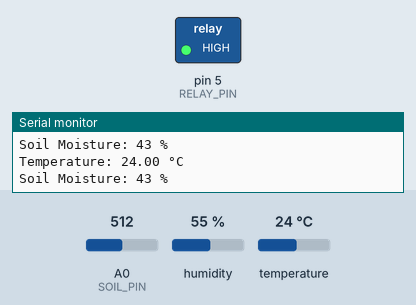
A sketch run on a simulated Arduino Uno, built with avr-gcc and run on an emulated ATmega328P. Parts: switched loads named in the sketch (green lamp = pin HIGH), the last lines printed to the serial monitor. The inputs (shaded band) are chosen by the test bench; at power-on: temperature 24 °C, A0 (SOIL_PIN) = 512, humidity 55 %.

Above: at 2.8 s.
2.9 s: temperature set to 35 °C
5.6 s: temperature set to 38 °C
At 7.2 s:
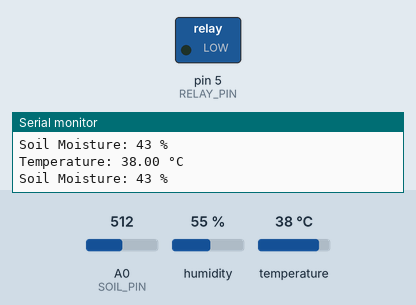
8.3 s: temperature set to 12 °C
At 10.9 s:
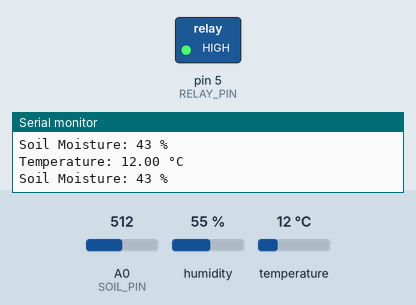
11.6 s: temperature set to 41 °C
At 13.3 s:
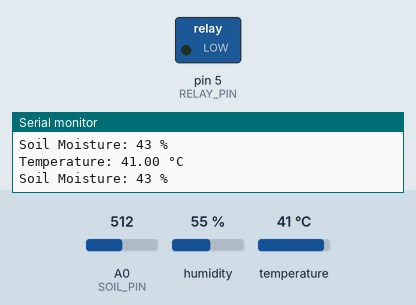
Timing chart, 0 to 14.8 s (numbered marks = the images above; inputs shaded):
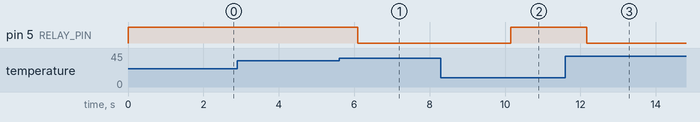

The sketch:

sketch_jun20c.ino
```cpp
#include <DHT.h>

#define DHTPIN 2          // GPIO2 (D4)
#define DHTTYPE DHT11
#define SOIL_PIN A0       // Analog pin
#define RELAY_PIN 5       // GPIO5 (D1)

DHT dht(DHTPIN, DHTTYPE);

void setup() {
  pinMode(RELAY_PIN, OUTPUT);
  digitalWrite(RELAY_PIN, HIGH); // Pump OFF
  dht.begin();
  Serial.begin(9600);
}

void loop() {
  float temp = dht.readTemperature();
  int soilRaw = analogRead(SOIL_PIN);

  // Convert raw value to percentage (wet = 100%, dry = 0%)
  int soilPercent = map(soilRaw, 644, 343, 0, 100);
  soilPercent = constrain(soilPercent, 0, 100); // Clamp between 0–100%

  Serial.print("Temperature: ");
  Serial.print(temp);
  Serial.println(" °C");

  Serial.print("Soil Moisture: ");
  Serial.print(soilPercent);
  Serial.println(" %");

  // Trigger pump if soil moisture < 30% or temperature > 36°C
  if (soilPercent < 30 || temp > 36) {
    digitalWrite(RELAY_PIN, LOW); // Pump ON
  } else {
    digitalWrite(RELAY_PIN, HIGH); // Pump OFF
  }

  delay(2000);
}
```

Measured:
- the behaviour switches between 36 and 37 °C on temperature (found by bisection; images 0 and 1)
- after the input at 5.6 s, pin 5 (RELAY_PIN): HIGH → LOW after 0.50 s
- after the input at 8.3 s, pin 5 (RELAY_PIN): LOW → HIGH after 1.8 s
- after the input at 11.6 s, pin 5 (RELAY_PIN): HIGH → LOW after 0.57 s
